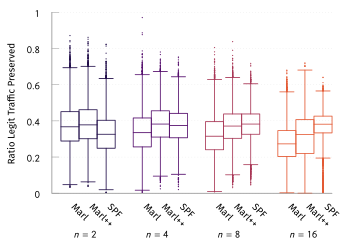

Here is the gnuplot script that generated this plot:
set terminal tikz standalone color size 9cm,6cm font '\scriptsize' preamble '\usepackage{microtype} \usepackage[sfdefault]{FiraSans} \usepackage{newtxsf} \usepackage[T1]{fontenc} \renewcommand*\oldstylenums[1]{{\firaoldstyle #1}} \usepackage[binary-units, per-mode=symbol]{siunitx} \sisetup{detect-all}' createstyle
set output "tcp-box-pres.tex"

#load "parula.pal"
load "inferno.pal"

set style line 102 lc rgb '#a0a0a0' lt 1 lw 1
set style boxplot outliers pointtype 7
set style data boxplot
set border ls 102
set colorbox border 102
set key textcolor rgb "black"
set tics textcolor rgb "black"
set label textcolor rgb "black"

set border 3
set grid y
set xtics nomirror
set xtics rotate by -45
set ytics nomirror

set key autotitle columnhead
set datafile separator ","

#set xlabel "Iteration ($t \\cdot{} \\SI{50}{\\milli\\second}$)"
set ylabel "Ratio Legit Traffic Preserved"

set yrange [0.0:1.0]
set xrange [-1.0:14.5]
set xtics ("Marl" 0.0, \
	"Marl++" 1.0, \
	"SPF" 2.0, \
	"Marl" 4.0, \
	"Marl++" 5.0, \
	"SPF" 6.0, \
	"Marl" 8.0, \
	"Marl++" 9.0, \
	"SPF" 10.0, \
	"Marl" 12.0, \
	"Marl++" 13.0, \
	"SPF" 14.0, \
	) scale 0.0
#set key inside bottom right
set boxwidth 1
unset key
set pointsize 0.1

set label "$n=2$" at graph 0.06,-0.22
set label "$n=4$" at graph 0.317,-0.22
set label "$n=8$" at graph 0.573,-0.22
set label "$n=16$" at graph 0.83,-0.22

plot '../results/online-2-avg-ng.csv' u (0.0):3:(1.0) ls 2 ps .1, \
     '../results/m-tcp-natural-2' u (1.0):3:(1.0) ls 2 ps .1, \
     '../results/spf-tcp-natural-2' u (2.0):3:(1.0) ls 2 ps .1, \
     '../results/online-4-avg-ng.csv' u (4.0):3:(1.0) ls 3 ps .1, \
     '../results/m-tcp-natural-4' u (5.0):3:(1.0) ls 3 ps .1, \
     '../results/spf-tcp-natural-4' u (6.0):3:(1.0) ls 3 ps .1, \
     '../results/online-8-avg-ng.csv' u (8.0):3:(1.0) ls 5 ps .1, \
     '../results/m-tcp-natural-8' u (9.0):3:(1.0) ls 5 ps .1, \
     '../results/spf-tcp-natural-8' u (10.0):3:(1.0) ls 5 ps .1, \
     '../results/online-16-avg-ng.csv' u (12.0):3:(1.0) ls 6 ps .1, \
     '../results/m-tcp-natural-16' u (13.0):3:(1.0) ls 6 ps .1, \
     '../results/spf-tcp-natural-16' u (14.0):3:(1.0) ls 6 ps .1, \

set out
